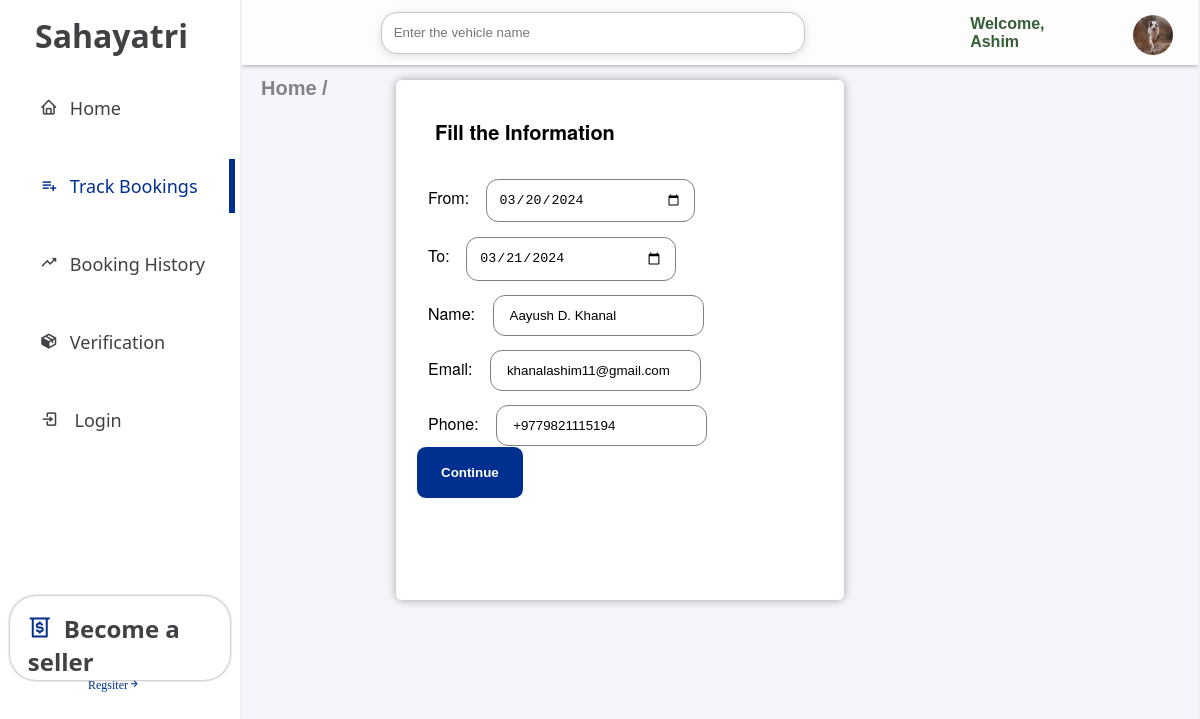
Screenshot of /sahafront/booking_edit.php?edit_id=7 with the database file from the repository.
### tables this page shows
CREATE TABLE `bookings` (
  `id` int(11) NOT NULL,
  `user_id` int(100) NOT NULL,
  `seller_id` int(100) NOT NULL,
  `status` varchar(10) NOT NULL,
  `fromdate` date DEFAULT NULL,
  `todate` date DEFAULT NULL,
  `name` varchar(255) DEFAULT NULL,
  `email` varchar(255) DEFAULT NULL,
  `phone` varchar(20) DEFAULT NULL,
  `vehicleid` int(100) NOT NULL,
  `vehicleimg` varchar(100) NOT NULL,
  `vehiclename` varchar(100) NOT NULL,
  `vehiclemodel` varchar(100) NOT NULL,
  `vehicleprice` int(100) NOT NULL
);

### sahafront/booking_edit.php (the view, shortened to what this page needs)
<?php
include 'db.php';
?>
<!DOCTYPE html>
<html lang="en">
<head>
    <link href='https://unpkg.com/boxicons@2.1.4/css/boxicons.min.css' rel='stylesheet'>
    <link rel="stylesheet" href="style/style.css">
    <link rel="stylesheet" href="style/res.css">
</head>
<body>
    <div class="container">
        <div class="sidebar">
            <h1>Sahayatri</h1>
            <ul>
                <a href="index.php">
                    <li><i class='bx bx-home'></i>Home</li>
                </a>
                <a href="track_bookings.php">
                    <li id="active"><i class='bx bx-list-plus'></i>Track Bookings</li>
                </a>
                <a href="booking_history.php">
                    <li><i class='bx bx-trending-up'></i>Booking History</li>
                </a>
                <a href="services.php">
                    <li><i class='bx bxs-package'></i>Verification</li>
                </a>
                <a href="<?php if (isset($_SESSION["loggedin"]) && $_SESSION["loggedin"] === true) {
                    echo "profile.php";
                } else {
                    echo "sahaback/login.php";
                } ?>">
                    <li><i class='bx bx-log-in'></i>
                        <?php if (isset($_SESSION["loggedin"]) && $_SESSION["loggedin"] === true) {
                            echo "Profile";
                        } else {
                            echo "Login";
                        } ?>
                    </li>
                </a>
            </ul>
            <div class="seller">
                <h1><i class='bx bx-money-withdraw'></i>Become a seller</h1>
                <a href="../seller/registration.php">
                    <p>Regsiter<i class='bx bx-right-arrow-alt'></i></p>
                </a>
            </div>
        </div>
        <div class="main">
            <div class="vehicle">
                <div class="nav_search">
                    <div class="search">
                        <input id="search" type="text" placeholder="Enter the vehicle name">
                        <a href="#">
                            <div class="search_icon">
                                <box-icon name='search'></box-icon>
                            </div>
                        </a>
                    </div>
                    <p>Welcome, Ashim</p>
                    <img height="40px" width="40px" src="profile.jpg" alt="">
                </div>
                <h1>Home /</h1>
                <div class="vehicle_info">
                    <?php
                    $veh_id = $_GET['edit_id'];
                    $query = "SELECT * FROM bookings WHERE id='$veh_id'";
                    $result = $conn->query($query);
                    if ($result->num_rows > 0) {
                        while ($row = $result->fetch_assoc()) { ?>
                            <div class='sidepanel'>
                                <h1>Fill the Information</h1>
                                <form action="update_booking.php?veh_id=<?php echo $veh_id ?>" method="post">
                                    <label for="">From:</label>
                                    <input id="date1" type="date" name="fromdate" value="<?php echo $row['fromdate'] ?>"
                                        required><br>
                                    <label for="">To:</label>
                                    <input id="date2" type="date" name="todate" value="<?php echo $row['todate'] ?>"
                                        required><br>
                                    <label for="">Name:</label>
                                    <input id="name" type="text" name="Name" placeholder="Enter Your Name"
                                        value="<?php echo $row['name'] ?>" required><br>
                                    <label for="">Email:</label>
                                    <input id="email" type="email" name="email" placeholder="Enter Your Email"
                                        value="<?php echo $row['email'] ?>" required><br>
                                    <label for="">Phone:</label>
                                    <input id="phone" type="tel" name="phone" placeholder="Enter Your Phone Number"
                                        value="<?php echo $row['phone'] ?>" required>
                                    <button>Continue</button>
                                </form>
                            </div>
                        <?php }
                    } ?>
                </div>
            </div>
        </div>
    </div>
</body>
</html>

### sahafront/style/style.css (style rules this page uses)
* { margin: 0; padding: 0; }
i { margin-right: 12px; }
#search { width: 60%; height: 40px; border-radius: 16px 16px 16px 16px; box-shadow: rgba(99, 99, 99, 0.2) 0px 2px 8px 0px; border: 1px solid #c5c6c9; padding-left: 12px; margin-left: 12px; }
.search { display: flex; flex-direction: row; justify-content: center; align-items: center; gap: 20px; width: 80%; margin: 0; }
.nav_search { display: flex; flex-direction: row; align-items: center; justify-content: center; gap: 20px; background-color: #ffffffc7; box-shadow: 0px 0px 5px 0px gray; padding: 10px 25px; }
.nav_search p { color: rgba(19, 66, 19, 0.849); margin-top: auto; margin-bottom: auto; font-weight: 600; font-family: 'Franklin Gothic Medium', 'Arial Narrow', Arial, sans-serif; }
.nav_search img { border-radius: 50%; margin-left: 23px; margin-top: 5px; }
.container { display: grid; grid-template-columns: 1fr 4fr; height: 100vh; }
.sidebar { color: #404145; }
.sidebar ul { text-align: left; width: 96%; margin-left: auto; margin-right: auto; }
.sidebar ul a { color: #404145; text-decoration: none; }
.sidebar h1 { color: #404145; text-align: left; margin-top: 14px; font-family: 'Segoe UI', Tahoma, Geneva, Verdana, sans-serif; width: 96%; margin-left: 35px; }
.sidebar li { list-style: none; font-size: 18px; margin-top: 24px; margin-left: 35px; font-family: 'Segoe UI', Tahoma, Geneva, Verdana, sans-serif; padding-top: 15px; padding-bottom: 15px; }
.seller { margin-bottom: auto; display: block; margin-top: 62%; font-size: 12px; margin-left: auto; margin-right: auto; background-color: white; box-shadow: 0px 0px 3px 0px gray; height: 80px; width: 80%; padding: 2px 14px; border-radius: 26px; cursor: pointer; }
.seller h1 { margin-left: auto; margin-right: auto; cursor: pointer; }
.seller h1 i { color: #00308F; }
.seller a { display: block; text-decoration: none; font-size: 12px; }
.seller a p { text-align: center; color: #00308F; }
#active { color: #00308F; border-right: 6px solid #00308F ; }
.main { overflow-y: scroll; border-right: 2px solid #F0F0F0; border-left: 2px solid #F0F0F0; background-color: #f5f6fb; }
.vehicle { width: 100%; height: 100vh; margin-left: auto; margin-right: auto; }
.vehicle h1 { font-family: 'Segoe UI', Tahoma, Geneva, Verdana, sans-serif; color: #404145a2; font-family: 'Franklin Gothic Medium', 'Arial Narrow', Arial, sans-serif; margin-top: 12px; margin-bottom: 12px; margin-left: 19px; font-size: 20px; }
.vehicle_info { display: grid; grid-template-columns: repeat(3,1fr); gap: 10px; background-color: white; width: 98%; margin-left: auto; margin-right: auto; }

### sahafront/style/res.css (style rules this page uses)
.sidepanel { background-color: #ffffff; position: absolute; top: 10%; left: 43%; z-index: 1; float: right; width: 34%; height: 60vh; flex-shrink: 0; padding: 20px; border-radius: 6px; box-shadow: 0 0 10px rgba(0, 0, 0, 0.35); font-family: Macan, Helvetica Neue, Helvetica, Arial, sans-serif; line-height: 36px; transform: translateX(-1240px); transition: transform 0.3s ease-in-out; }
.sidepanel #name, #email, #phone { padding: 12px 16px; margin-left: 13px; border-radius: 12px; border: 1px solid gray; margin-top: 14px; }
.sidepanel button { display: block; text-align: center; background-color: #00308F; color: white; padding: 18px 24px; border-radius: 10px; font-family: Arial, Helvetica, sans-serif; border: 1px solid; cursor: pointer; font-weight: 600; transition: 0.3s; }
.sidepanel.open { transform: translateX(-120px); }
.sidepanel label { color: black; margin-left: 12px; word-spacing: 4px; }
.sidepanel #date1, #date2 { width: 45%; margin-top: 15px; margin-left: 12px; padding: 12px 12px; height: 5%; cursor: pointer; border-radius: 12px; border: 1px solid gray; }
.sidepanel h1, h3 { color: black; font-family: Macan, Helvetica Neue, Helvetica, Arial, sans-serif; line-height: 40px; }
.vehicle_info { display: grid; grid-template-columns: 2fr 5fr; }

### rows the page displays
bookings: fromdate "03/20/2024", todate "03/21/2024", Name "Aayush D. Khanal", email "khanalashim11@gmail.com", phone "+9779821115194"
